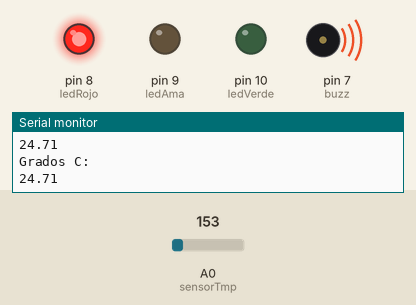
Recording of a sketch running on a simulated Arduino Uno, built with avr-gcc and run on an emulated ATmega328P. Parts: output pins drawn as LEDs (lit = HIGH), buzzer (waves = sounding), the last lines printed to the serial monitor. The inputs (shaded band) are chosen by the test bench; at power-on: A0 (sensorTmp) = 153.

Above: at 1.3 s.
1.4 s: A0 (sensorTmp) set to 145
At 2.8 s:
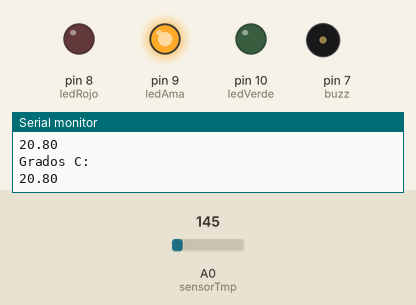
3.5 s: A0 (sensorTmp) set to 133
At 4.4 s:
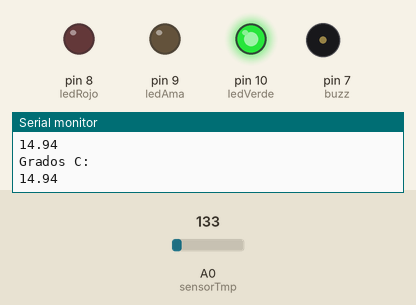
5.5 s: A0 (sensorTmp) set to 165
At 7.2 s:
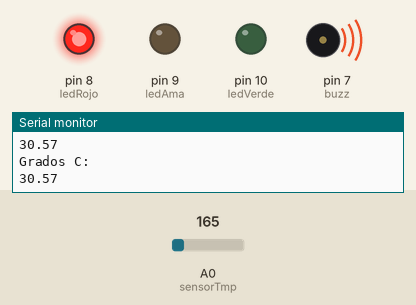
7.5 s: A0 (sensorTmp) set to 114
At 8.9 s:
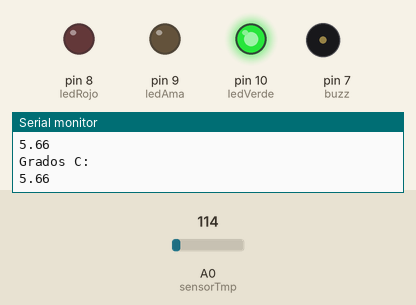
Timing chart, 0 to 10.5 s (numbered marks = the images above; inputs shaded):
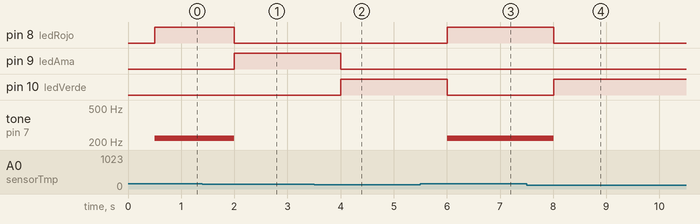

The sketch:

Practica_7_Sensor_TMP_Buzzer_LEds.ino
```cpp
int buzz=7; // Buzzer pin 7
int ledRojo=8; //Led rojo conectado al pin 8
int ledAma=9; // Led amarillo conectado al pin 9
int ledVerde=10; //Led verde conectado al pin 10
int sensorTmp=A0; //Sensor TMP36 conectado al pin A0
float lectura=0; //Se inicializa la variable que llevará la lectura del sensor

void setup() {

  pinMode(ledRojo,OUTPUT);    //Led como salida
  pinMode(ledAma,OUTPUT);     //Led como salida
  pinMode(ledVerde,OUTPUT);    //Led como salida
  pinMode(buzz,OUTPUT); //Buzzer como salida

  Serial.begin(9600);       //serial con 9600 baudios
}

void loop() {

  float gCelsius;              //Se crea una variable que contendrá la temperatura en grados celcius

  lectura=analogRead(sensorTmp)*0.0048828125; //Se guarda en la variable lectura el voltaje que tiene el sensor

  gCelsius=(lectura-0.5)*100.0;   //Se convierte a °C. El voltaje recibido de la variable del sensor "lectura" se multiplica por 0.5 y después se multiplica por 100

  Serial.println("Grados C:");  //Muestra mensaje Grados C:
  Serial.println(gCelsius);     //Muestra los grados C
  delay(500);                  //Retraso de un segundo para que se pueda notar la diferencia

  if(gCelsius<=15 || gCelsius<=16){
    digitalWrite(ledVerde,HIGH);
    digitalWrite(ledAma,LOW);
    digitalWrite(ledRojo,LOW);
    noTone(buzz);
  }
  else if(gCelsius<=17 || gCelsius<=21){
     digitalWrite(ledAma,HIGH);
     digitalWrite(ledVerde,LOW);
     digitalWrite(ledRojo,LOW);
     noTone(buzz);

  }
  else if(gCelsius<=31){
    digitalWrite(ledRojo,HIGH);
    digitalWrite(ledVerde,LOW);
    digitalWrite(ledAma,LOW);
    tone(buzz,220);

  }
  else{
    Serial.println("too hot");
  }
}
```

Measured:
- the behaviour switches between 146 and 145 on A0 (sensorTmp) (found by bisection; images 0 and 1)
- after the input at 1.4 s, pin 8 (ledRojo): HIGH → LOW after 0.60 s; pin 9 (ledAma): LOW → HIGH after 0.60 s; tone on pin 7 (buzz): 220 Hz → silent after 0.60 s
- after the input at 3.5 s, pin 9 (ledAma): HIGH → LOW after 0.51 s; pin 10 (ledVerde): LOW → HIGH after 0.51 s
- after the input at 5.5 s, pin 8 (ledRojo): LOW → HIGH after 0.51 s; pin 10 (ledVerde): HIGH → LOW after 0.51 s; tone on pin 7 (buzz): silent → 220 Hz after 0.51 s
- after the input at 7.5 s, pin 8 (ledRojo): HIGH → LOW after 0.51 s; pin 10 (ledVerde): LOW → HIGH after 0.51 s; tone on pin 7 (buzz): 220 Hz → silent after 0.51 s
